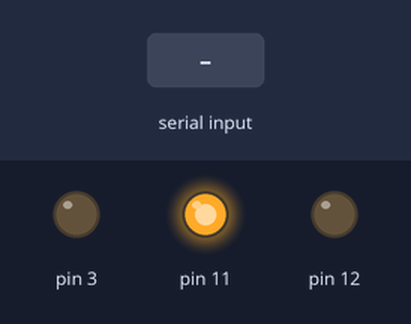
A sketch run on a simulated Arduino Uno, built with avr-gcc and run on an emulated ATmega328P. On the bench: output pins drawn as LEDs (lit = HIGH). The inputs (shaded band) are chosen by the test bench. What the sketch prints to the serial monitor is not drawn.

Above: at 1.2 s.
1.3 s: "1" received over Serial
3.8 s: "90,45\n" received over Serial
At 6.0 s:
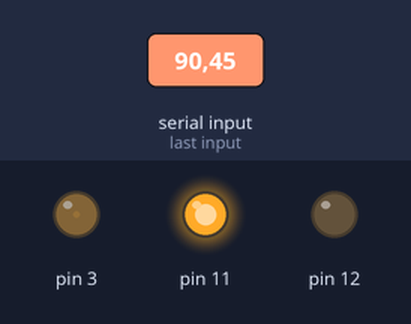
6.3 s: "3" received over Serial
At 7.3 s:
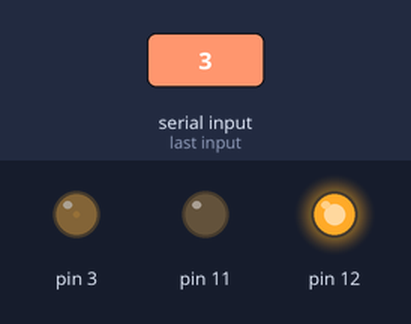
7.8 s: "2" received over Serial
At 8.4 s:
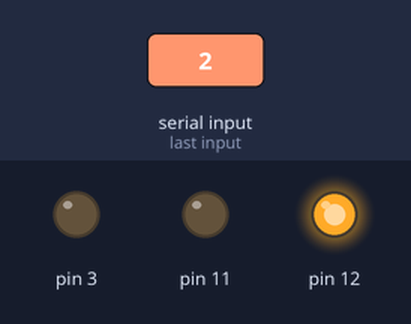
9.3 s: "1\n" received over Serial
At 10.5 s:
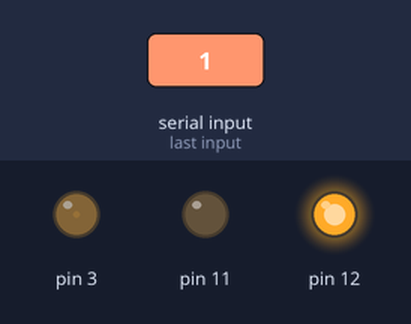
10.8 s: "30,150\n" received over Serial
At 11.9 s:
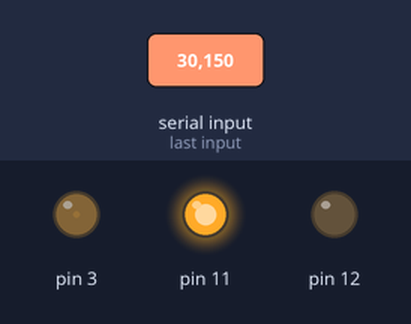
Timing chart, 0 to 13.3 s (numbered marks = the images above; inputs shaded):
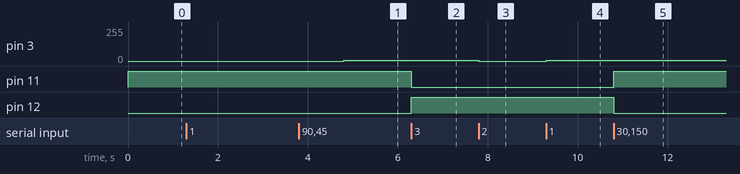

Measured:
- after the input at 1.3 s, every drawn part: stays the same
- after the input at 3.8 s, pin 3: 0/255 → 5/255 after 1.0 s
- after the input at 6.3 s, pin 11: HIGH → LOW at once; pin 12: LOW → HIGH at once
- after the input at 7.8 s, pin 3: 5/255 → 0/255 at once
- after the input at 9.3 s, pin 3: 0/255 → 5/255 at once
- after the input at 10.8 s, pin 11: LOW → HIGH at once; pin 12: HIGH → LOW at once

The sketch:

motor-control-menu.ino
```cpp
void setup() {
  // put your setup code here, to run once:
  pinMode(3, OUTPUT);
  pinMode(11, OUTPUT);
  pinMode(12, OUTPUT);
  Serial.begin(9600);

  digitalWrite(11, HIGH);
  digitalWrite(12, LOW);
  clearScreen();
}

int motorDirection = 0;
String userInput;
int menuNumber = 0;
char userChoice = 0;
int userInteger = 0;
int motorSpeed = 255;

void loop() {
  // put your main code here, to run repeatedly:
  Serial.println("Hi there, what is your name?");

  while(menuNumber == 0){
    while(Serial.available()){
      userInput = Serial.readString();
      menuNumber = 1;
    }
  }
  clearScreen();
  Serial.print("Hello ");
  Serial.print(userInput);
  Serial.println(", nice to meet you!");
  delay(2000);
  clearScreen();

  showMenu1();
}


void turnMotorOn(){
  analogWrite(3, motorSpeed);
}
void turnMotorOff(){
  analogWrite(3, 0);
}
void ChangeMotorDirection(){
  if(motorDirection == 0){
    digitalWrite(11, LOW);
    digitalWrite(12, HIGH);
    motorDirection = 1;
  }else{
    digitalWrite(11, HIGH);
    digitalWrite(12, LOW);
    motorDirection = 0;
  }
}
void showMenu1(){
  Serial.println("What can I do for you?");
  Serial.println("1.Turn on motor");
  Serial.println("2.Turn off motor");
  Serial.println("3.Change motor direction");
  Serial.println("4.Enter Speed");

  while(menuNumber == 1){
    while(Serial.available()){
      userChoice = Serial.read();
      if(userChoice == '1'){
        turnMotorOn();
      }else if(userChoice == '2'){
        turnMotorOff();
      }else if(userChoice == '3'){
        ChangeMotorDirection();
      }else if(userChoice == '4'){
        menuNumber = 2;
        clearScreen();
        showMenu2();
      }else{
        Serial.println("Error! Wrong input!");
      }
      clearScreen();
      showMenu1();
    }
  }
}
void clearScreen(){
  Serial.print("\033[0H\033[0J");
}
void showMenu2(){
  Serial.println("Please enter motor speed :");

  while(menuNumber == 2){
    while(Serial.available()){
      userInteger = Serial.parseInt();
      if(userInteger > 255){
        Serial.println("Error! Motor speed should not be greater than 255");
        delay(2000);
      }else if(userInteger < 0){
        Serial.println("Error! Motor speed should not be less than 0");
        delay(2000);
      }else{
        Serial.print("You entered: ");
        Serial.println(userInteger);
        motorSpeed = userInteger;
        turnMotorOn();
      }
      clearScreen();
      menuNumber = 1;
      showMenu1();
    }
  }
}
```
